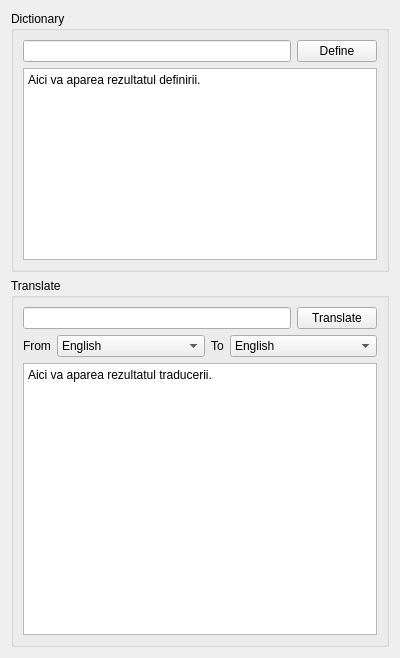
<?xml version="1.0" encoding="UTF-8"?>
<ui version="4.0">
 <class>ReaderExtras</class>
 <widget class="QWidget" name="ReaderExtras">
  <property name="geometry">
   <rect>
    <x>0</x>
    <y>0</y>
    <width>400</width>
    <height>658</height>
   </rect>
  </property>
  <property name="windowTitle">
   <string>Form</string>
  </property>
  <layout class="QVBoxLayout" name="verticalLayout_3">
   <item>
    <widget class="QGroupBox" name="DictionaryGrpBox">
     <property name="sizePolicy">
      <sizepolicy hsizetype="Preferred" vsizetype="Preferred">
       <horstretch>0</horstretch>
       <verstretch>0</verstretch>
      </sizepolicy>
     </property>
     <property name="title">
      <string>Dictionary</string>
     </property>
     <layout class="QVBoxLayout" name="verticalLayout">
      <item>
       <widget class="QWidget" name="DictionaryInput" native="true">
        <property name="sizePolicy">
         <sizepolicy hsizetype="Preferred" vsizetype="MinimumExpanding">
          <horstretch>0</horstretch>
          <verstretch>0</verstretch>
         </sizepolicy>
        </property>
        <layout class="QHBoxLayout" name="horizontalLayout_2">
         <property name="leftMargin">
          <number>0</number>
         </property>
         <property name="topMargin">
          <number>0</number>
         </property>
         <property name="rightMargin">
          <number>0</number>
         </property>
         <property name="bottomMargin">
          <number>0</number>
         </property>
         <item>
          <widget class="QLineEdit" name="DictionaryLineEdit"/>
         </item>
         <item>
          <widget class="QPushButton" name="DictionaryBtn">
           <property name="text">
            <string>Define</string>
           </property>
          </widget>
         </item>
        </layout>
       </widget>
      </item>
      <item>
       <widget class="QTextBrowser" name="DictionaryOutput">
        <property name="sizePolicy">
         <sizepolicy hsizetype="Expanding" vsizetype="Expanding">
          <horstretch>0</horstretch>
          <verstretch>1</verstretch>
         </sizepolicy>
        </property>
        <property name="html">
         <string>&lt;!DOCTYPE HTML PUBLIC &quot;-//W3C//DTD HTML 4.0//EN&quot; &quot;http://www.w3.org/TR/REC-html40/strict.dtd&quot;&gt;
&lt;html&gt;&lt;head&gt;&lt;meta name=&quot;qrichtext&quot; content=&quot;1&quot; /&gt;&lt;style type=&quot;text/css&quot;&gt;
p, li { white-space: pre-wrap; }
&lt;/style&gt;&lt;/head&gt;&lt;body style=&quot; font-family:'Noto Sans'; font-size:9pt; font-weight:400; font-style:normal;&quot;&gt;
&lt;p style=&quot; margin-top:0px; margin-bottom:0px; margin-left:0px; margin-right:0px; -qt-block-indent:0; text-indent:0px;&quot;&gt;Aici va aparea rezultatul definirii.&lt;/p&gt;&lt;/body&gt;&lt;/html&gt;</string>
        </property>
       </widget>
      </item>
     </layout>
    </widget>
   </item>
   <item>
    <widget class="QGroupBox" name="TranslateGrpBox">
     <property name="sizePolicy">
      <sizepolicy hsizetype="Preferred" vsizetype="Preferred">
       <horstretch>0</horstretch>
       <verstretch>2</verstretch>
      </sizepolicy>
     </property>
     <property name="title">
      <string>Translate</string>
     </property>
     <layout class="QVBoxLayout" name="verticalLayout_2">
      <item>
       <widget class="QWidget" name="TranslateInput" native="true">
        <property name="sizePolicy">
         <sizepolicy hsizetype="Preferred" vsizetype="MinimumExpanding">
          <horstretch>0</horstretch>
          <verstretch>0</verstretch>
         </sizepolicy>
        </property>
        <layout class="QHBoxLayout" name="horizontalLayout_3">
         <property name="leftMargin">
          <number>0</number>
         </property>
         <property name="topMargin">
          <number>0</number>
         </property>
         <property name="rightMargin">
          <number>0</number>
         </property>
         <property name="bottomMargin">
          <number>0</number>
         </property>
         <item>
          <widget class="QLineEdit" name="TranslateLineEdit"/>
         </item>
         <item>
          <widget class="QPushButton" name="TranslateBtn">
           <property name="text">
            <string>Translate</string>
           </property>
          </widget>
         </item>
        </layout>
       </widget>
      </item>
      <item>
       <widget class="QWidget" name="TranslateLangs" native="true">
        <property name="sizePolicy">
         <sizepolicy hsizetype="MinimumExpanding" vsizetype="Preferred">
          <horstretch>0</horstretch>
          <verstretch>0</verstretch>
         </sizepolicy>
        </property>
        <layout class="QHBoxLayout" name="horizontalLayout_4">
         <property name="leftMargin">
          <number>0</number>
         </property>
         <property name="topMargin">
          <number>0</number>
         </property>
         <property name="rightMargin">
          <number>0</number>
         </property>
         <property name="bottomMargin">
          <number>0</number>
         </property>
         <item>
          <widget class="QLabel" name="TranslateFromLabel">
           <property name="sizePolicy">
            <sizepolicy hsizetype="Minimum" vsizetype="Preferred">
             <horstretch>0</horstretch>
             <verstretch>0</verstretch>
            </sizepolicy>
           </property>
           <property name="text">
            <string>From</string>
           </property>
          </widget>
         </item>
         <item>
          <widget class="QComboBox" name="TranslateFirst">
           <property name="sizePolicy">
            <sizepolicy hsizetype="MinimumExpanding" vsizetype="Fixed">
             <horstretch>0</horstretch>
             <verstretch>0</verstretch>
            </sizepolicy>
           </property>
           <item>
            <property name="text">
             <string>English</string>
            </property>
           </item>
           <item>
            <property name="text">
             <string>German</string>
            </property>
           </item>
           <item>
            <property name="text">
             <string>French</string>
            </property>
           </item>
           <item>
            <property name="text">
             <string>Spanish</string>
            </property>
           </item>
           <item>
            <property name="text">
             <string>Russian</string>
            </property>
           </item>
           <item>
            <property name="text">
             <string>Dutch</string>
            </property>
           </item>
           <item>
            <property name="text">
             <string>Romanian</string>
            </property>
           </item>
          </widget>
         </item>
         <item>
          <widget class="QLabel" name="TranslateToLabel">
           <property name="sizePolicy">
            <sizepolicy hsizetype="Minimum" vsizetype="Preferred">
             <horstretch>0</horstretch>
             <verstretch>0</verstretch>
            </sizepolicy>
           </property>
           <property name="text">
            <string>To</string>
           </property>
          </widget>
         </item>
         <item>
          <widget class="QComboBox" name="TranslateSecond">
           <property name="sizePolicy">
            <sizepolicy hsizetype="MinimumExpanding" vsizetype="Fixed">
             <horstretch>0</horstretch>
             <verstretch>0</verstretch>
            </sizepolicy>
           </property>
           <item>
            <property name="text">
             <string>English</string>
            </property>
           </item>
           <item>
            <property name="text">
             <string>German</string>
            </property>
           </item>
           <item>
            <property name="text">
             <string>French</string>
            </property>
           </item>
           <item>
            <property name="text">
             <string>Spanish</string>
            </property>
           </item>
           <item>
            <property name="text">
             <string>Russian</string>
            </property>
           </item>
           <item>
            <property name="text">
             <string>Dutch</string>
            </property>
           </item>
           <item>
            <property name="text">
             <string>Romanian</string>
            </property>
           </item>
          </widget>
         </item>
        </layout>
       </widget>
      </item>
      <item>
       <widget class="QTextBrowser" name="TranslateOutput">
        <property name="sizePolicy">
         <sizepolicy hsizetype="Expanding" vsizetype="Expanding">
          <horstretch>0</horstretch>
          <verstretch>1</verstretch>
         </sizepolicy>
        </property>
        <property name="html">
         <string>&lt;!DOCTYPE HTML PUBLIC &quot;-//W3C//DTD HTML 4.0//EN&quot; &quot;http://www.w3.org/TR/REC-html40/strict.dtd&quot;&gt;
&lt;html&gt;&lt;head&gt;&lt;meta name=&quot;qrichtext&quot; content=&quot;1&quot; /&gt;&lt;style type=&quot;text/css&quot;&gt;
p, li { white-space: pre-wrap; }
&lt;/style&gt;&lt;/head&gt;&lt;body style=&quot; font-family:'Noto Sans'; font-size:9pt; font-weight:400; font-style:normal;&quot;&gt;
&lt;p style=&quot; margin-top:0px; margin-bottom:0px; margin-left:0px; margin-right:0px; -qt-block-indent:0; text-indent:0px;&quot;&gt;Aici va aparea rezultatul traducerii.&lt;/p&gt;&lt;/body&gt;&lt;/html&gt;</string>
        </property>
       </widget>
      </item>
     </layout>
    </widget>
   </item>
  </layout>
 </widget>
 <resources/>
 <connections/>
</ui>
